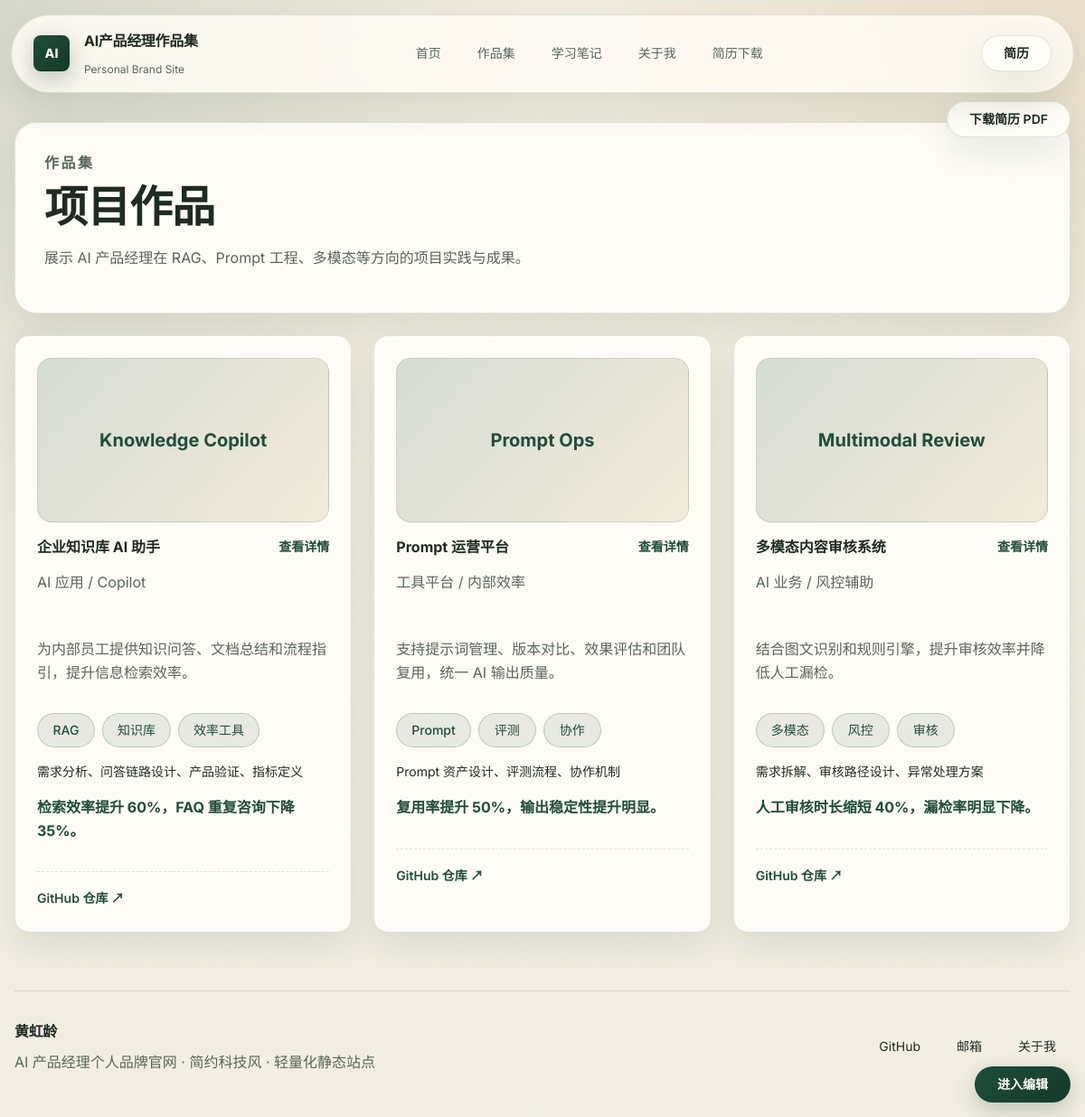
The app's page /projects.php with its own data.
### tables this page shows
CREATE TABLE projects (
  id                INT AUTO_INCREMENT PRIMARY KEY,
  slug              VARCHAR(100)  NOT NULL UNIQUE COMMENT 'URL标识（英文），用于详情页地址',
  name              VARCHAR(200)  NOT NULL COMMENT '项目名称',
  type              VARCHAR(100)  NOT NULL COMMENT '项目类型',
  intro             TEXT          NOT NULL COMMENT '项目简介',
  role              VARCHAR(255)  NOT NULL COMMENT '我的职责',
  result            VARCHAR(255)  NOT NULL COMMENT '成果数据',
  cover             VARCHAR(100)  DEFAULT '' COMMENT '封面文字（无图片时显示）',
  github            VARCHAR(255)  DEFAULT '' COMMENT 'GitHub 仓库地址',
  tags              JSON          COMMENT '项目标签数组',
   
  detail_background TEXT          COMMENT '项目背景',
  detail_prd        JSON          COMMENT 'PRD 要点数组',
  detail_screenshots JSON         COMMENT '截图说明数组',
  detail_metrics    JSON          COMMENT '指标数据数组',
  detail_review     TEXT          COMMENT '复盘总结',
  sort_order        INT           DEFAULT 0 COMMENT '排序',
  created_at        TIMESTAMP     DEFAULT CURRENT_TIMESTAMP
);

CREATE TABLE site_profile (
  id          INT PRIMARY KEY DEFAULT 1,
  name        VARCHAR(100)  NOT NULL COMMENT '姓名',
  slogan      VARCHAR(255)  NOT NULL COMMENT '一句话标语',
  intro       TEXT          NOT NULL COMMENT '个人简介',
  github      VARCHAR(255)  DEFAULT '' COMMENT 'GitHub 主页地址',
  email       VARCHAR(100)  DEFAULT '' COMMENT '邮箱地址',
  resume      VARCHAR(255)  DEFAULT 'assets/files/resume.pdf' COMMENT '简历文件路径',
  badges      JSON          COMMENT '首页标签数组，如["AI大模型","Prompt工程"]',
  updated_at  TIMESTAMP     DEFAULT CURRENT_TIMESTAMP ON UPDATE CURRENT_TIMESTAMP
);

### includes/db.php (called while the page is built, shortened)
<?php
function db() {
    static $pdo = null;
    if ($pdo === null) {
        $dsn = sprintf(
            'mysql:host=%s;port=%d;dbname=%s;charset=%s',
            DB_HOST, DB_PORT, DB_NAME, DB_CHARSET
        );
        try {
            $pdo = new PDO($dsn, DB_USER, DB_PASS, [
                PDO::ATTR_ERRMODE            => PDO::ERRMODE_EXCEPTION,
                PDO::ATTR_DEFAULT_FETCH_MODE => PDO::FETCH_ASSOC,
                PDO::ATTR_EMULATE_PREPARES   => false,
            ]);
        } catch (PDOException $e) {
            die('数据库连接失败：' . $e->getMessage() . '<br>请检查 config.php 配置是否正确。');
        }
    }
    return $pdo;
}

### includes/functions.php (called while the page is built, shortened)
<?php
require_once __DIR__ . '/db.php';
function e($text) {
    return htmlspecialchars($text ?? '', ENT_QUOTES, 'UTF-8');
}
function parseJsonArray($jsonStr) {
    $arr = json_decode($jsonStr, true);
    return is_array($arr) ? $arr : [];
}
function isEditMode() {
    return isset($_COOKIE['edit_mode']) && $_COOKIE['edit_mode'] === '1';
}
function editUrl($url) {
    if (!isEditMode()) return $url;
    $sep = strpos($url, '?') !== false ? '&' : '?';
    return $url . $sep . 'edit=1';
}
function getProfile() {
    $stmt = db()->prepare('SELECT * FROM site_profile WHERE id = 1 LIMIT 1');
    $stmt->execute();
    $profile = $stmt->fetch();
    if ($profile) {
        $profile['badges'] = parseJsonArray($profile['badges'] ?? null);
    }
    return $profile ?: null;
}
function getProjects() {
    $stmt = db()->prepare('
        SELECT id, slug, name, type, intro, role, result, cover, github, tags, sort_order
        FROM projects
        ORDER BY sort_order ASC
    ');
    $stmt->execute();
    $projects = $stmt->fetchAll();
    return $projects;
}

### projects.php (the view, shortened to what this page needs)
<?php
require_once __DIR__ . '/includes/header.php';
$projects = getProjects();
$editing  = isEditMode();
?>
<main class="shell section-block">
    <section class="section-card page-hero">
        <p class="section-kicker">作品集</p>
        <h1>项目作品</h1>
        <p>展示 AI 产品经理在 RAG、Prompt 工程、多模态等方向的项目实践与成果。</p>
    </section>
    <div class="card-grid">
        <?php if (empty($projects)): ?>
            <article class="card">
                <h4>暂无项目数据</h4>
                <p>请先在数据库 projects 表中添加项目记录。</p>
            </article>
        <?php else: ?>
            <?php foreach ($projects as $project): ?>
                <article class="card"<?php if ($editing): ?> data-edit-type="project" data-edit-id="<?= (int)$project['id'] ?>"<?= editDataAttr($project) ?><?php endif; ?>>
                    <?php if (!empty($project['cover'])): ?>
                        <div class="card-cover"><?= e($project['cover']) ?></div>
                    <?php endif; ?>
                    <div class="card-header">
                        <div>
                            <h4><?= e($project['name']) ?></h4>
                            <p><?= e($project['type']) ?></p>
                        </div>
                        <a class="text-link" href="<?= e(editUrl('project.php?slug=' . urlencode($project['slug']))) ?>">查看详情</a>
                    </div>
                    <p><?= e($project['intro']) ?></p>
                    <div class="card-tags">
                        <?php foreach ($project['tags'] as $tag): ?>
                            <span class="tag"><?= e($tag) ?></span>
                        <?php endforeach; ?>
                    </div>
                    <div class="card-footer">
                        <span><?= e($project['role']) ?></span>
                        <strong><?= e($project['result']) ?></strong>
                    </div>
                    <?php if (!empty($project['github'])): ?>
                        <div class="card-github">
                            <a class="text-link card-github-link" href="<?= e($project['github']) ?>" target="_blank" rel="noreferrer">GitHub 仓库 ↗</a>
                        </div>
                    <?php endif; ?>
                </article>
            <?php endforeach; ?>
        <?php endif; ?>
    </div>
</main>
<?php require_once __DIR__ . '/includes/footer.php'; ?>

### includes/footer.php (shortened to what this page needs)
<footer class="site-footer shell">
    <div>
        <strong><?= e($profile['name'] ?? '') ?></strong>
        <p>AI 产品经理个人品牌官网 · 简约科技风 · 轻量化静态站点</p>
    </div>
    <div class="footer-links">
        <?php if (!empty($profile['github'])): ?>
            <a href="<?= e($profile['github']) ?>" target="_blank" rel="noreferrer">GitHub</a>
        <?php endif; ?>
        <?php if (!empty($profile['email'])): ?>
            <a href="mailto:<?= e($profile['email']) ?>">邮箱</a>
        <?php endif; ?>
        <a href="<?= e(editUrl('about.php')) ?>">关于我</a>
    </div>
</footer>
<?php if (!empty($profile['resume'])): ?>
<div class="floating-actions">
    <a class="floating-button" href="<?= e($profile['resume']) ?>" download>下载简历 PDF</a>
</div>
<?php endif; ?>
</body>
</html>

### records on screen
projects: cover "Knowledge Copilot", name "企业知识库 AI 助手", type "AI 应用 / Copilot", intro "为内部员工提供知识问答、文档总结和流程指引，提升信息检索效率。", tag "RAG", tag "知识库", tag "效率工具", role "需求分析、问答链路设计、产品验证、指标定义", result "检索效率提升 60%，FAQ 重复咨询下降 35%。"
projects: cover "Prompt Ops", name "Prompt 运营平台", type "工具平台 / 内部效率", intro "支持提示词管理、版本对比、效果评估和团队复用，统一 AI 输出质量。", tag "Prompt", tag "评测", tag "协作", role "Prompt 资产设计、评测流程、协作机制", result "复用率提升 50%，输出稳定性提升明显。"
projects: cover "Multimodal Review", name "多模态内容审核系统", type "AI 业务 / 风控辅助", intro "结合图文识别和规则引擎，提升审核效率并降低人工漏检。", tag "多模态", tag "风控", tag "审核", role "需求拆解、审核路径设计、异常处理方案", result "人工审核时长缩短 40%，漏检率明显下降。"
site_profile: name "黄虹龄"
